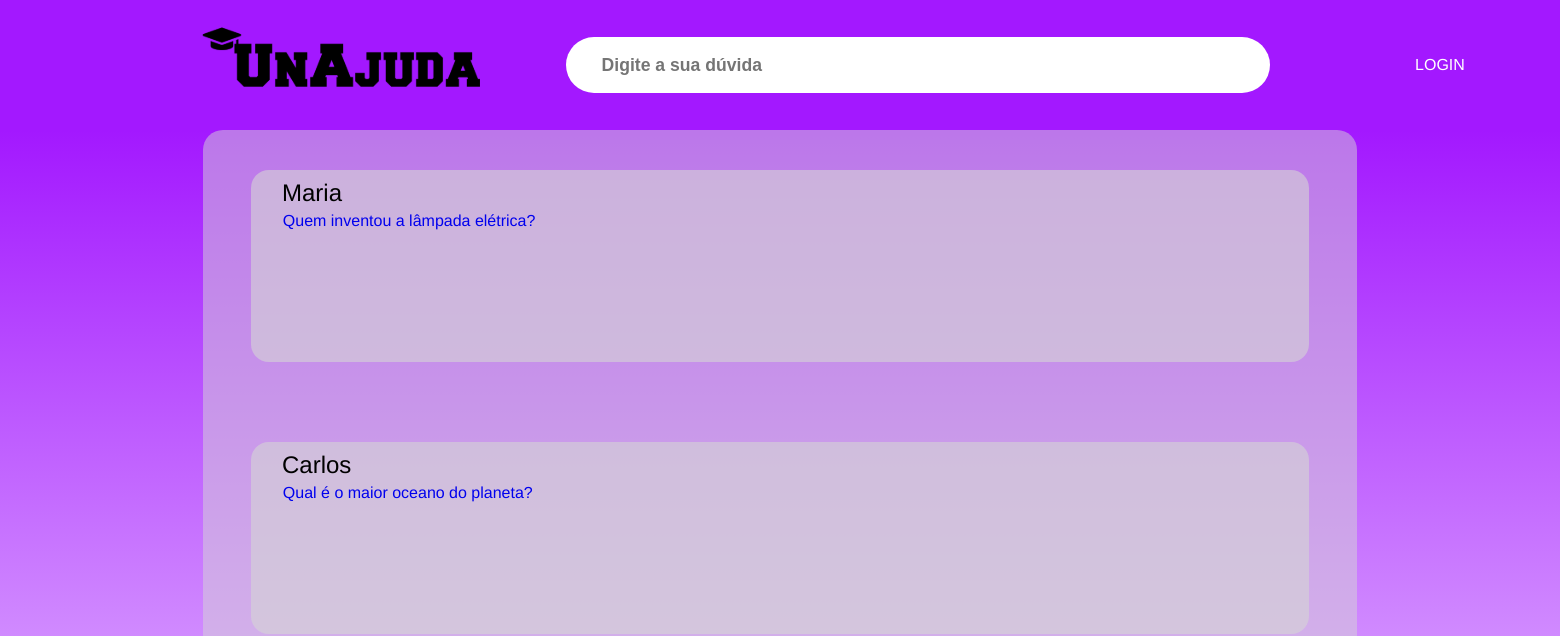
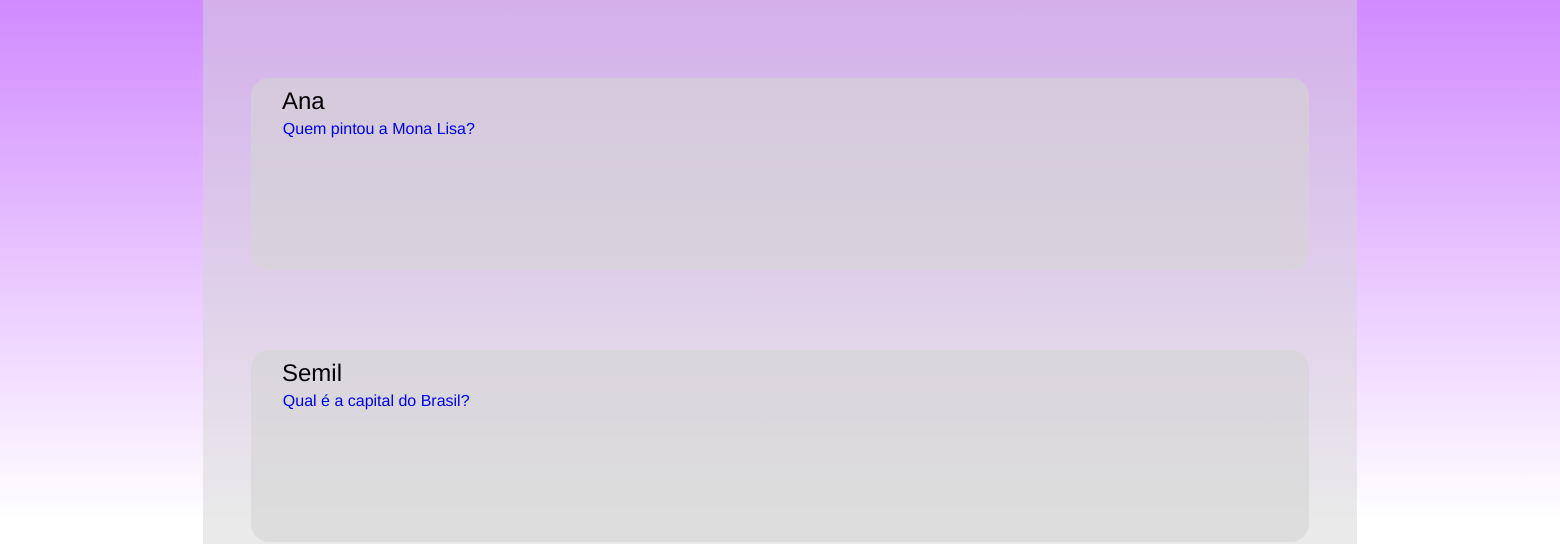
The app's page /pesquisa (upper part), older data (2 pictures, top to bottom).
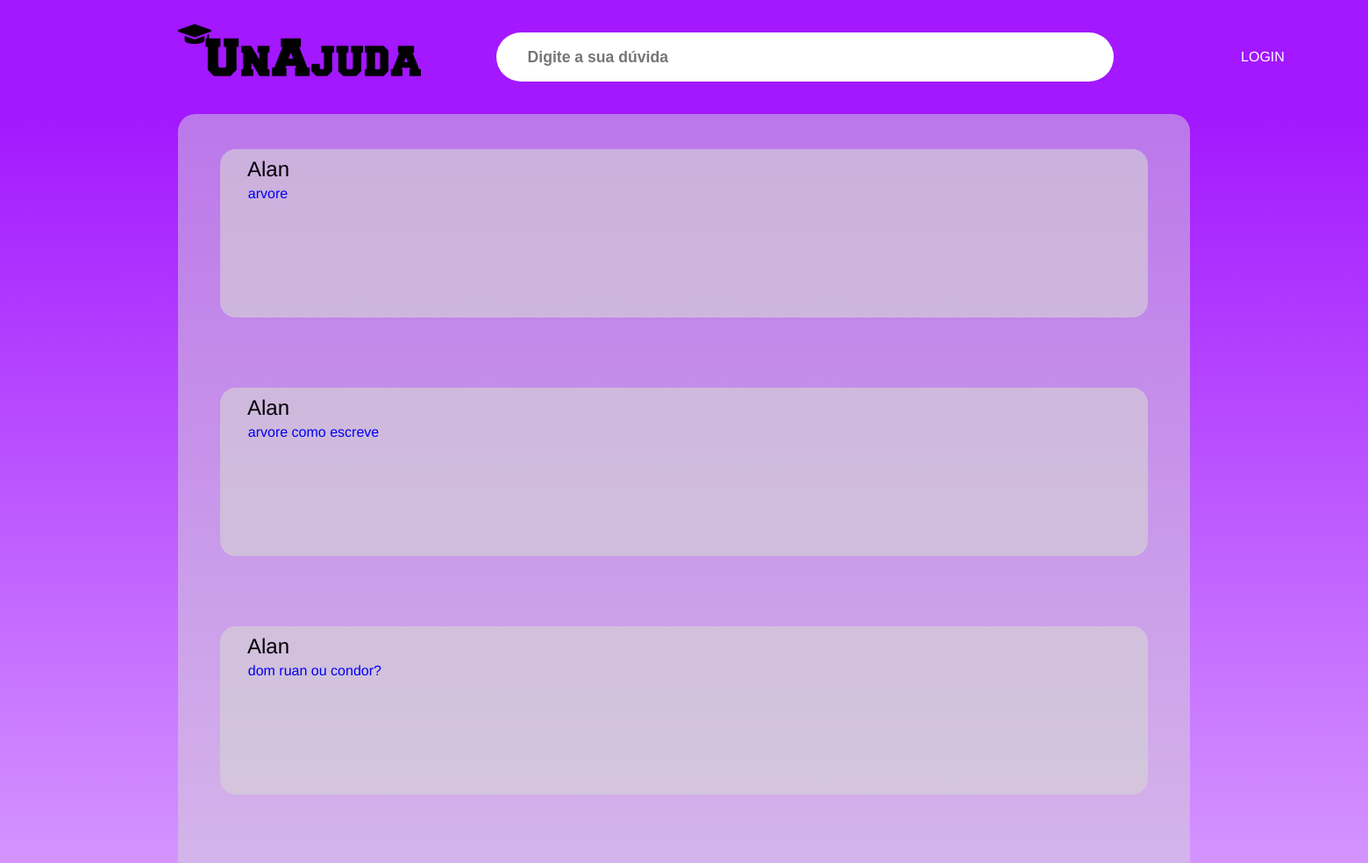
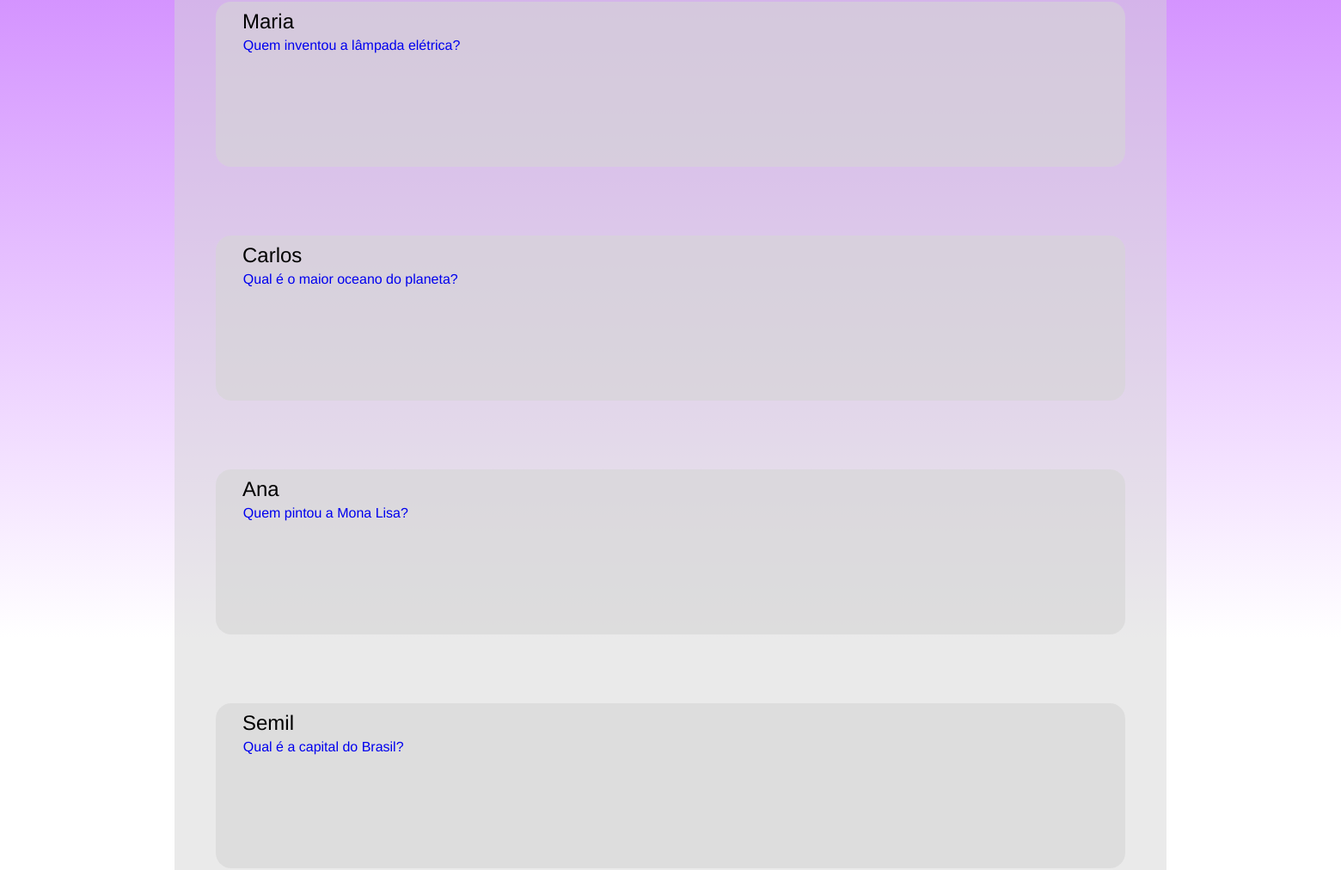
The same page, newer data (2 pictures, top to bottom).
### tables this page shows
CREATE TABLE pergunta (
                id INTEGER PRIMARY KEY AUTOINCREMENT,
                id_usuario INTEGER NOT NULL,
                pergunta TEXT NOT NULL,
                data_criacao TIMESTAMP DEFAULT CURRENT_TIMESTAMP,
                FOREIGN KEY (id_usuario) REFERENCES usuario(id)
            );

CREATE TABLE usuario (
                id INTEGER PRIMARY KEY AUTOINCREMENT,
                nome TEXT NOT NULL,
                email TEXT NOT NULL UNIQUE,
                senha TEXT NOT NULL,
                faculdade TEXT,
                curso TEXT,
                telefone TEXT,
                foto_perfil TEXT
            );

### controles_de_rota.py (the view)
@unajuda.route('/pesquisa')
def pesquisa():
    db = get_db()
    query = request.args.get('query', '').strip()
    if query:
        perguntas_respostas = obter_perguntas_com_respostas_e_nome_usuario(db, query)
    else:
        perguntas_respostas = obter_perguntas_com_respostas_e_nome_usuario(db)
    perguntas = []
    usuario_logado_id = session.get('usuario_id')
    for pergunta_id, dados in perguntas_respostas.items():
        usuario_id = dados.get('usuario_id')
        nome_usuario = "Você" if usuario_id == usuario_logado_id else dados['nome_usuario']
        perguntas.append({
            "id": pergunta_id,
            "pergunta": dados['pergunta'],
            "nome_usuario": nome_usuario
        })
    return render_template('pagina-pesquisa.html', perguntas=perguntas)

### controles_de_rota.py (called while the page is built, shortened)
def get_db():
    if 'db' not in g:
        g.db = sqlite3.connect('usuario.db', check_same_thread=False)
    return g.db

def make_session_permanent():
    session.permanent = True

### templates/pagina-pesquisa.html (shortened to what this page needs)
<!DOCTYPE html>
<html lang="pt-br">
<head>
    <link rel="stylesheet" href="../static/style/pagina_pesquisa/pagina-pesquisa.css">
    <link rel="stylesheet" href="../static/style/reset.css">
    <link rel="stylesheet" href="../static/style/style.css">
</head>
<body>
    <main class="pesquisa__main">
        <div class="center">
            <div class="pesquisa__header">
                <div class="pesquisa__logo">
                    <a href="/"><img src="../static/img/Logo_principal.svg" alt=""></a>
                </div>
                <div>
                    <form action="/pesquisa" method="get">
                        <input class="barra__pesquisa" type="search" id="buscarPerguntas" name="query" value="{{ request.args.get('query', '') }}" placeholder="Digite a sua dúvida">
                    </form>
                </div>
                <div class="nav-links">
                    {% if not session.get('logado') %}
                        <a href="/login" class="pesquisa__login">LOGIN</a>
                    {% else %}
                        <a class="perfil" href="../templates/pagina-perfil.html"></a>
                    {% endif %}
                </div>
            </div>
        </div>
    </main>
    <section class="pesquisa">
        <div class="center">
            <div class="container__pergunta">
                {% if perguntas %}
                    {% for pergunta in perguntas %}
                    <div class="caixa__pergunta">
                        <h2>{{ pergunta.nome_usuario }}</h2>
                        <p><a href="/resposta/{{ pergunta.id }}">{{ pergunta.pergunta }}</a></p>
                    </div>
                    {% endfor %}
                {% else %}
                    <h2>Não há perguntas disponíveis.</h2>
                    <a href="/pergunta" class="registro-header-btn">Adicionar Nova Pergunta</a>
                {% endif %}
            </div>
        </div>
    </section>
</body>
</html>

### static/style/pagina_pesquisa/pagina-pesquisa.css (style rules this page uses)
.pesquisa__main { height: 130px; background-color: var(--cor-principal); }
.pesquisa__header { background-color: #A318FF; display: flex; align-items: center; justify-content: space-between; height: 100%; margin-left: 0.15em; }
.pesquisa__logo { width: 18em; background-repeat: no-repeat; height: 4em; margin-top: -20px; cursor: pointer; margin-left: -0.19em; }
.barra__pesquisa { border-radius: 85px; font-weight: bold; background-color: #fff; outline: none; border: none; height: 3.2em; width: 40em; margin-left: 4.9em; margin-right: 16em; font-size: 1.1em; padding-left: 2em; }
.nav-links { display: flex; }
.nav-links a { font-size: 1rem; color: white; display: flex; justify-content: center; align-items: center; }
.pesquisa__login { border-radius: 10px; border: 0px solid black; margin-left: -12em; width: 10em; height: 3em; }
.pesquisa { background: linear-gradient(0deg, rgba(255,255,255,1) 30%, rgba(163,24,255,1) 100%); }
.container__pergunta { border-radius: 20px; background-color: rgba(214, 214, 214, .5); padding-top: 2.5em; padding-bottom: 4em; }
.caixa__pergunta { background-color: rgba(214, 214, 214, .6); border-radius: 18px; cursor: pointer; margin-left: 3em; margin-right: 3em; margin-bottom: 5em; height: 12em; }
.caixa__pergunta h2 { font-weight: lighter; padding-left: 1.3em; padding-top: 0.5em; }
.caixa__pergunta p { padding-left: 2em; padding-right: 2em; padding-top: 0.3em; }

### static/style/style.css (style rules this page uses)
:root { --cor-principal: #A318FF; --cor-ouro: #FFD700; --cor-prata: #C0C0C0; --cor-bronze :#CD7F32; }
.center { margin: 0 13%; height: 100%; }

Row changes from the older to the newer data that the page shows:
added pergunta: nome_usuario "Alan", pergunta "arvore"
added pergunta: nome_usuario "Alan", pergunta "arvore como escreve"
added pergunta: nome_usuario "Alan", pergunta "dom ruan ou condor?"
